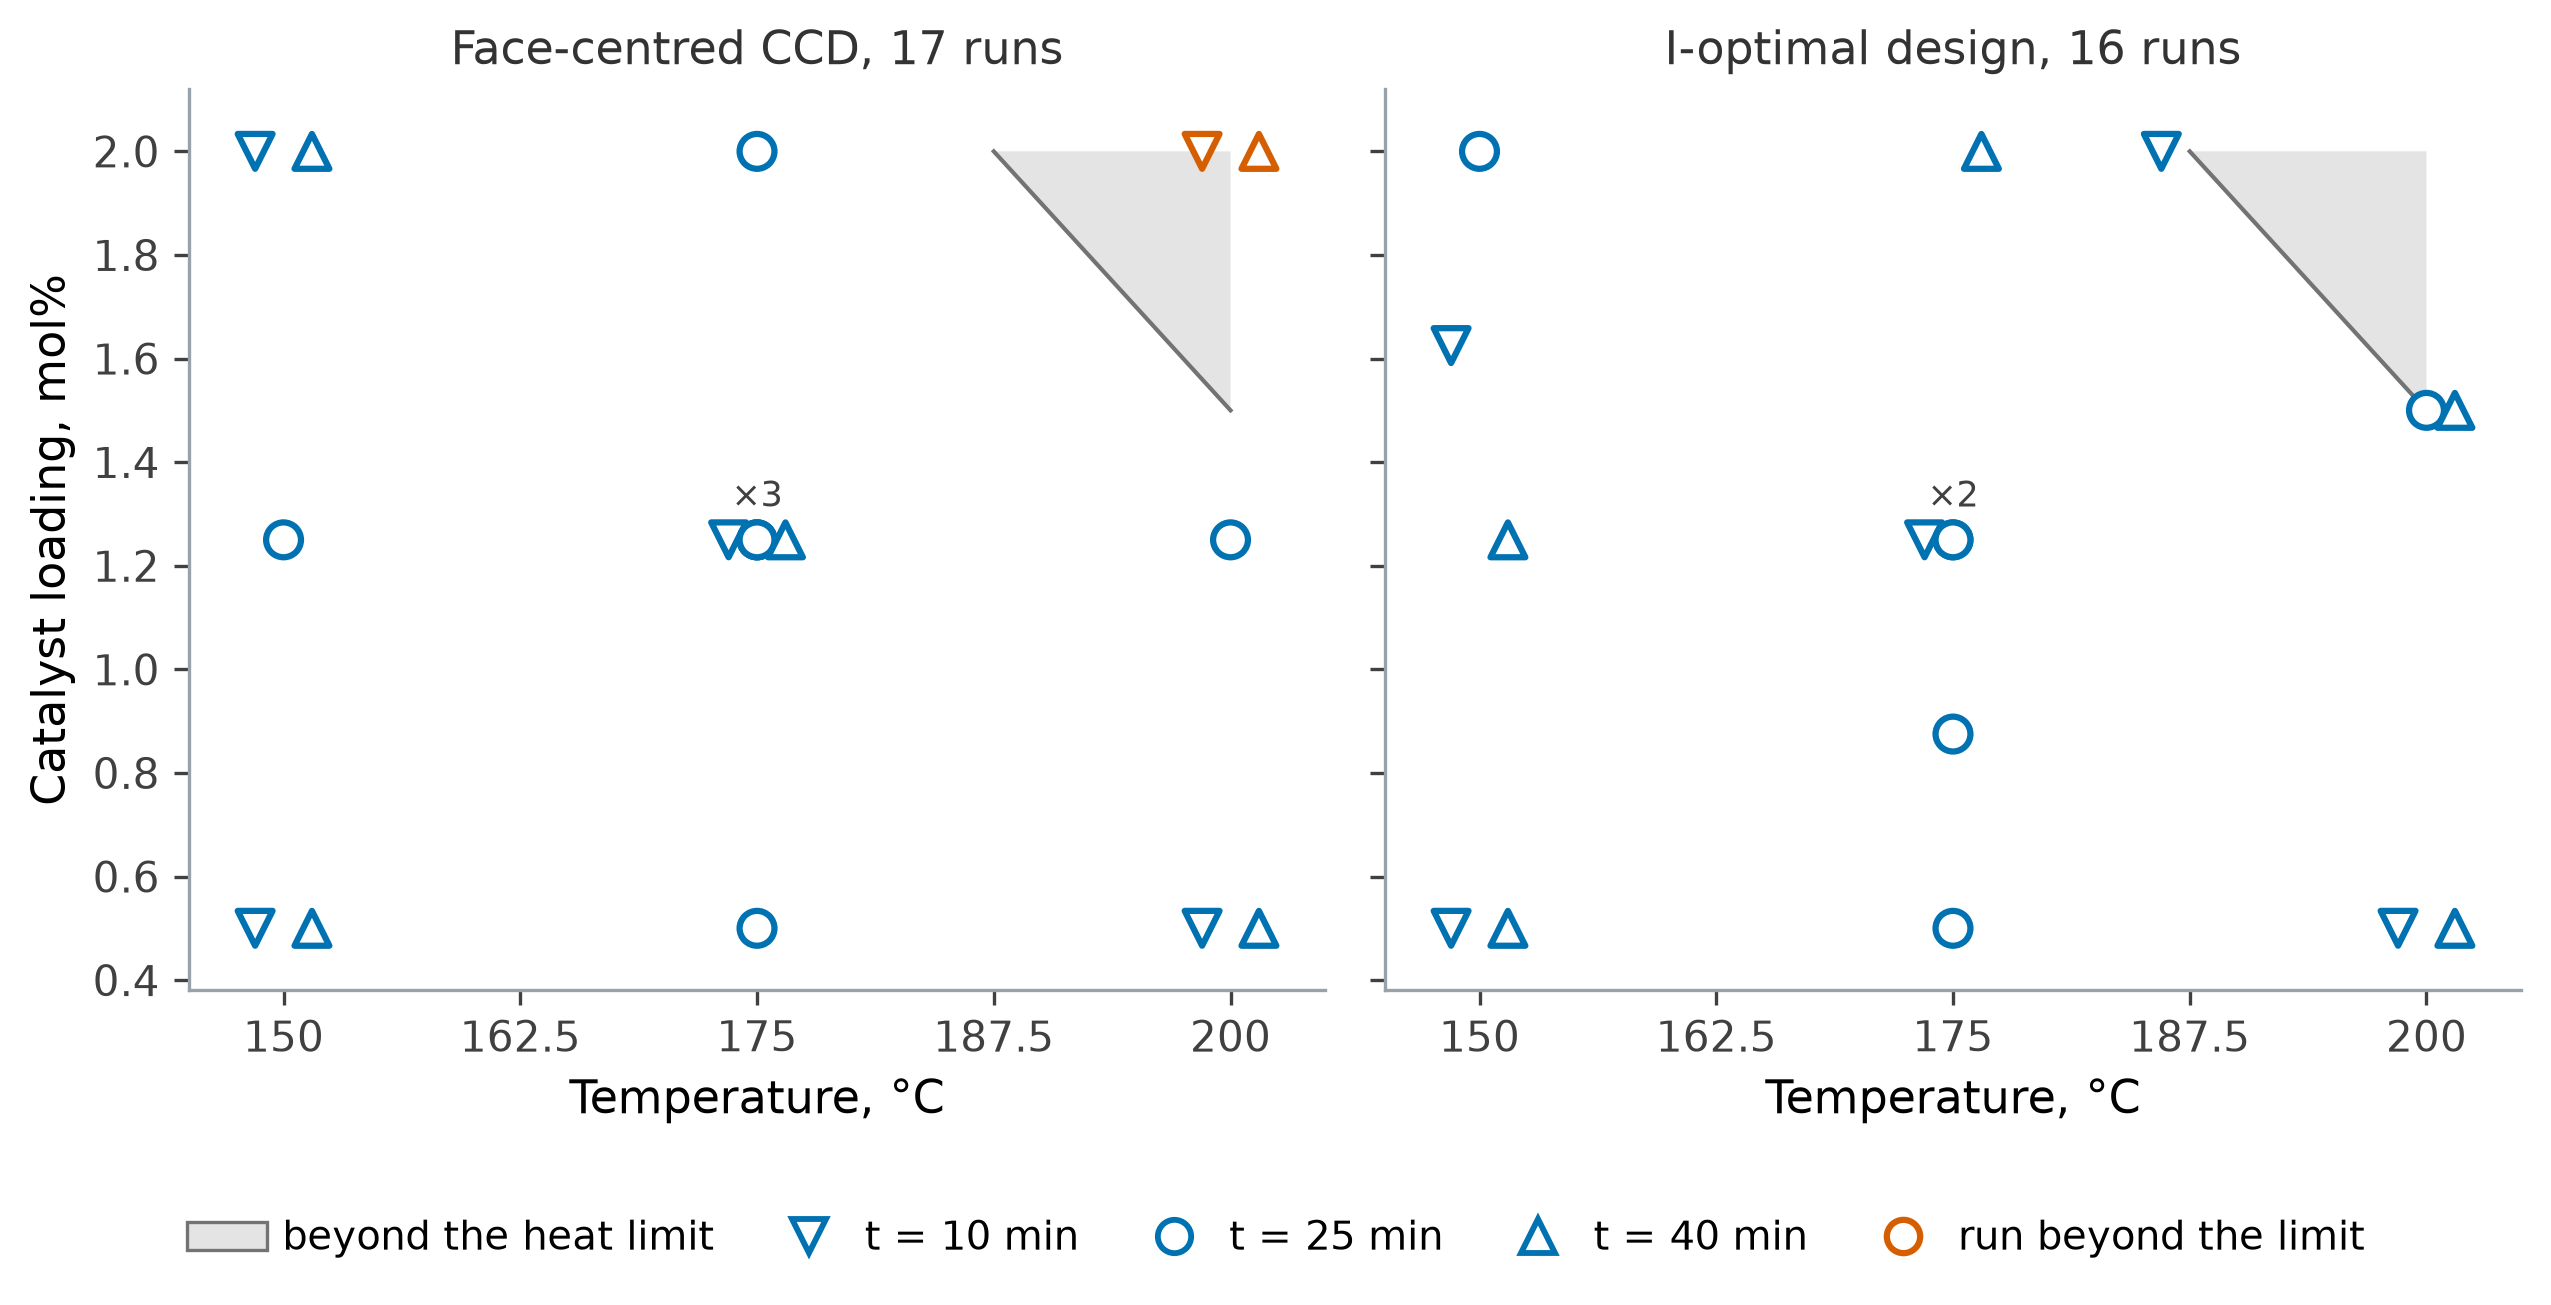

Recreate this plot in Python.
"""The face-centred CCD and the I-optimal design of the screen-then-optimise study, against the heat limit.

Both panels are the temperature and catalyst-loading plane, with the reaction time shown by the
marker shape. The shaded corner is beyond the pilot reactor's heat limit, 0.04 T + C <= 9.5. The
face-centred central composite design puts two runs in that corner (vermilion); the I-optimal
design, built inside the limit, puts three runs on it instead. Runs at the same temperature and
loading are drawn side by side, the shortest reaction time on the left, and runs repeated at
identical settings are counted above their marker.

Every number comes from screen_then_optimise_common.py, which reproduces the chapter's study and
checks it against the values the chapter prints.

Reproducible; run from this directory to write the PNG alongside it.
"""
import matplotlib.pyplot as plt
import numpy as np
from matplotlib.lines import Line2D
from matplotlib.patches import Patch

from screen_then_optimise_common import BEYOND_C, BEYOND_T, BLUE, HEAT_LIMIT, SPINE, VERMILION, heat, study

S = study()
SHAPES = {10: "v", 25: "o", 40: "^"}
DODGE = {10: -1.5, 25: 0.0, 40: 1.5}   # degC, so runs sharing a temperature and loading stay visible
SHADE = "#E4E4E4"

fig, axes = plt.subplots(1, 2, figsize=(8.6, 4.2), sharey=True)
for ax, (title, design) in zip(axes, [("Face-centred CCD, 17 runs", S["ccd"]),
                                      ("I-optimal design, 16 runs", S["stage2"])]):
    runs = design.design_actual
    ax.fill(BEYOND_T, BEYOND_C, color=SHADE, lw=0, zorder=0)
    ax.plot(BEYOND_T[:2], BEYOND_C[:2], color="0.45", lw=1.0, zorder=1)
    for minutes, marker in SHAPES.items():
        at = runs[np.isclose(runs["t"], minutes)]
        edge = np.where(heat(at) > HEAT_LIMIT, VERMILION, BLUE)
        ax.scatter(at["T"] + DODGE[minutes], at["C"], marker=marker, s=70, facecolor="white", edgecolor=edge,
                   lw=1.5, zorder=3, clip_on=False)
    # Count runs repeated at identical settings, above their marker.
    repeats = runs.groupby(["T", "t", "C"]).size()
    for (T, t, C), n in repeats[repeats > 1].items():
        ax.annotate(f"×{n}", (T + DODGE[int(round(t))], C), xytext=(0, 8), textcoords="offset points",
                    fontsize=8.5, color="0.25", ha="center")
    ax.set_title(title, fontsize=11, color="0.2")
    ax.set_xlabel("Temperature, °C", fontsize=11)
    ax.set_xlim(145, 205)
    ax.set_ylim(0.38, 2.12)
    ax.set_xticks([150, 162.5, 175, 187.5, 200])
    ax.set_xticklabels(["150", "162.5", "175", "187.5", "200"])
    for side in ("top", "right"):
        ax.spines[side].set_visible(False)
    for side in ("left", "bottom"):
        ax.spines[side].set_color(SPINE)
    ax.tick_params(colors="0.25", labelsize=10)
axes[0].set_ylabel("Catalyst loading, mol%", fontsize=11)

handles = [Patch(facecolor=SHADE, edgecolor="0.45", lw=0.8, label="beyond the heat limit")]
handles += [Line2D([], [], ls="none", marker=m, ms=8, mfc="white", mec=BLUE, mew=1.4, label=f"t = {t} min")
            for t, m in SHAPES.items()]
handles += [Line2D([], [], ls="none", marker="o", ms=8, mfc="white", mec=VERMILION, mew=1.5,
                   label="run beyond the limit")]
fig.legend(handles=handles, loc="lower center", ncols=5, fontsize=9.5, frameon=False,
           bbox_to_anchor=(0.5, -0.04), columnspacing=1.4, handletextpad=0.4)
fig.tight_layout(rect=(0, 0.06, 1, 1))

on_limit = int(np.isclose(heat(S["stage2"].design_actual), HEAT_LIMIT).sum())
print(f"CCD runs beyond the limit: {int((heat(S['ccd'].design_actual) > HEAT_LIMIT).sum())}; "
      f"I-optimal runs on the limit: {on_limit}")
fig.savefig("screen-then-optimise-designs.png", dpi=300, facecolor="w", edgecolor="w",
            format=None, transparent=True, bbox_inches="tight")
print("saved figure")
